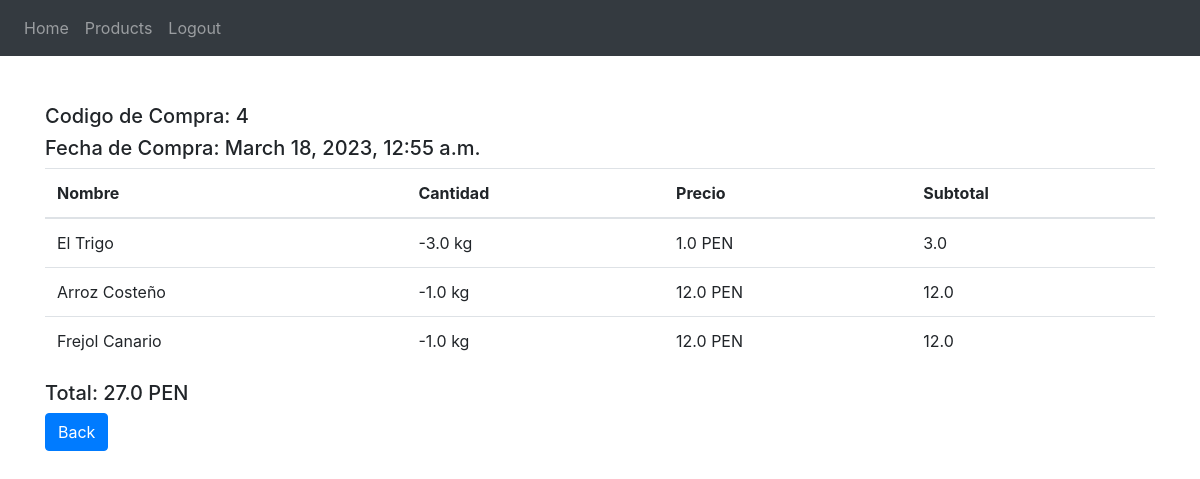
/main/sales_view/4 (signed in), run on the app's committed database.
### MyApp/models.py (models this page shows, shortened)
class Event(models.Model):
    events_types = (
        ('P', 'Purchase'),
        ('S', 'Sale'),
        ('PL', 'Products Loss'),
        ('PE', 'Products Entry'),
    )
    type = models.CharField(max_length=2, choices=events_types)
    part = models.ForeignKey(Person, on_delete=models.CASCADE)
    date = models.DateTimeField()
    amount = models.FloatField()

class EventDetail(models.Model):
    event = models.ForeignKey(Event, on_delete=models.CASCADE)
    product = models.ForeignKey(Product, on_delete=models.CASCADE)
    varProduct = models.FloatField()
    money = models.FloatField()

class Product(models.Model):
    name = models.CharField(max_length=50)
    description = models.CharField(max_length=100)
    quantity = models.FloatField()
    maker = models.ForeignKey(Makers, on_delete=models.CASCADE)
    image = models.URLField(null=True, default='https://upload.wikimedia.org/wikipedia/commons/a/ae/Olympic_flag.jpg')
    price = models.FloatField()
    unit = models.CharField(max_length=5)

### MyApp/views.py (the view)
# urls.py: path('main/sales_view/<int:id>', sale_detail)
def sale_detail(request, id):
    sale = Event.objects.get(id=id)
    details = EventDetail.objects.filter(event=sale)
    user = Person.objects.get(dni=request.session['actual_user'])
    return render(request, 'sale_detail.html', {
        'sale' : sale,
        'details' : details,
        'user' : user,
    })

### MyApp/templates/sale_detail.html
{% extends "base.html" %}
{% block content %}
<h5> Codigo de Compra: {{sale.id}} </h5>
<h5> Fecha de Compra: {{sale.date}} </h5>
<table class="table">
    <thead>
        <tr>
            <th scope="col"> Nombre </th>
            <th scope="col"> Cantidad </th>
            <th scope="col"> Precio </th>
            <th scope="col"> Subtotal </th>
        </tr>
    </thead>
    <tbody>
        {% for detail in details %}
        <tr>
            <td> {{ detail.product.name }} </td>
            <td> {{ detail.varProduct }} {{ detail.product.unit }} </td>
            <td> {{ detail.product.price }} PEN</td>
            <td> {{ detail.money }} </td>
        </tr>
        {% endfor %}
    </tbody>
</table>
<h5> Total: {{ sale.amount }} PEN </h5>
<a href="/main/sales_view" class = "btn btn-primary">Back</a>
{% endblock %}

### data on the page
Event: id "4", date "March 18, 2023, 12:55 a.m.", amount "27.0"
EventDetail: product.name "El Trigo", varProduct "-3.0", product.unit "kg", product.price "1.0", money "3.0"
EventDetail: product.name "Arroz Costeño", varProduct "-1.0", product.unit "kg", product.price "12.0", money "12.0"
EventDetail: product.name "Frejol Canario", varProduct "-1.0", product.unit "kg", product.price "12.0", money "12.0"
